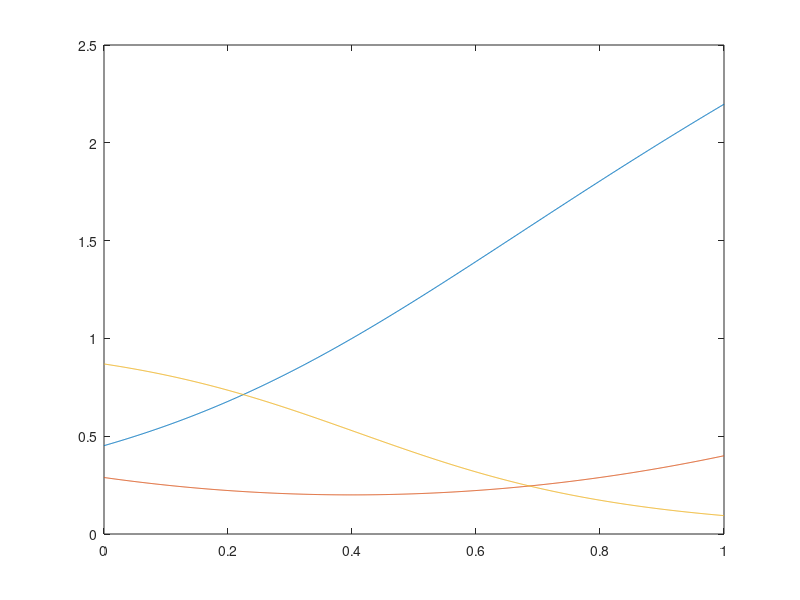

This figure's MATLAB source:
clear all
close all



Ae = 0.4;
At = 0.2;
x = linspace(0,1,1000);


A = (25/9)*(Ae-At)*(x-2/5).^2+At;


As = At;
gam = 1.4;
for i = 1:length(x)
   F = @(m) (A(i)/As)-(1/m)*((2/(gam+1))*(1+((gam-1)/2)*m^2))^((gam+1)/(2*(gam-1)));
   if (x(i) <= 2/5)
      M(i) = fzero(F,[0.01,1]); 
      
      M(i)
      x(i)
      F(M(i))
      
   else
      M(i) = fzero(F,[1,100]);
   end
    
end

rho = (1+((gam-1)/2)*M.^2).^(-1/(gam-1));
P = (1+((gam-1)/2)*M.^2).^(-gam/(gam-1));
T = (1+((gam-1)/2)*M.^2).^-1;
plot(x,M,x,A,x,P)

% syms x
% % syms a0 c1 c2 c3 cx1 cx2 cx3 ax1 ax2 ax3 gamma
% a0 = 2/3;
% c1 = 1;
% cx1 = .15;
% ax1 = 0.075*pi;
% c2 = 70;
% cx2 = 7;
% ax2 = 0.15*pi;
% c3 = 1e-5;
% cx3 = 2e-4;
% ax3 = 0.1*pi;
% gam = 1.4;
% 
% 
% 
% a = a0*(1+0.5*cos(2*pi*x));
% rho = c1+cx1*sin(ax1*x);
% u = c2+cx2*cos(ax2*x);
% p = c3+cx3*sin(ax3*x);
% 
% E = (1/(gam-1))*(p/rho)+0.5*u^2;
% 
% diff(rho*u*a,x);
% simplify(ans)
% 
% diff((rho*u^2+p)*a,x)-p*diff(a,x);
% simplify(ans)
% 
% diff(rho*u*(E+p/rho)*a,x);
% simplify(ans)
% 
